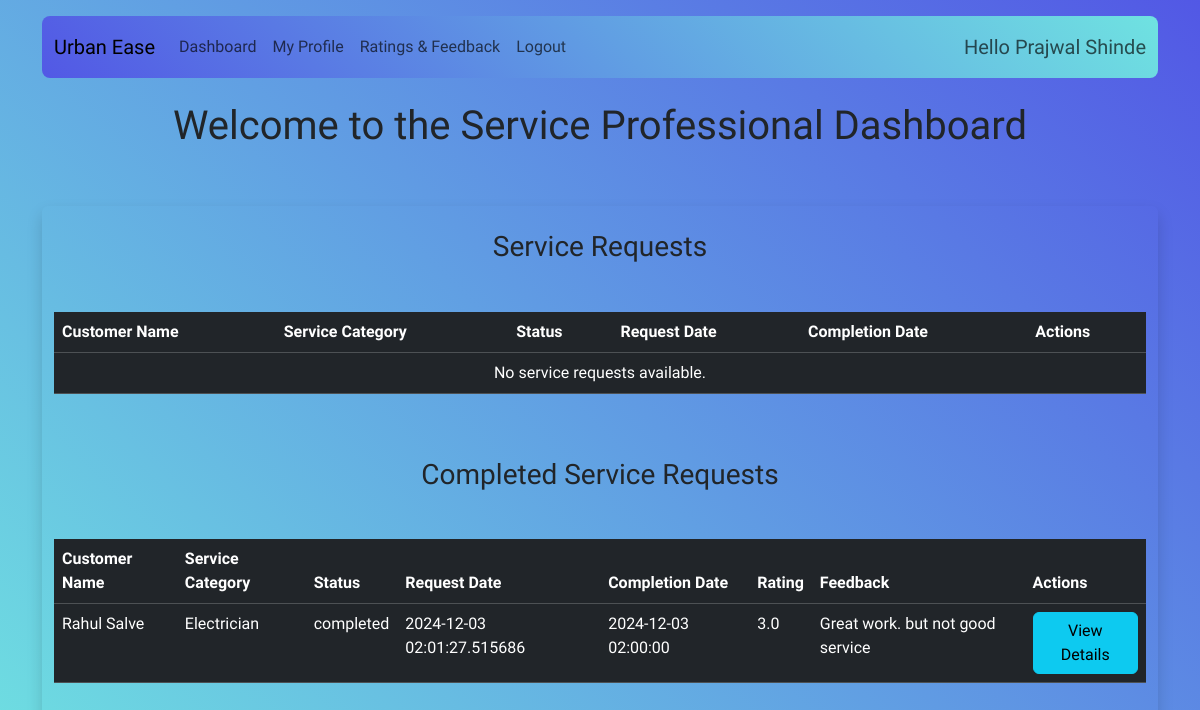
The page /service_professional_dashboard (signed in) on the database as committed earlier.
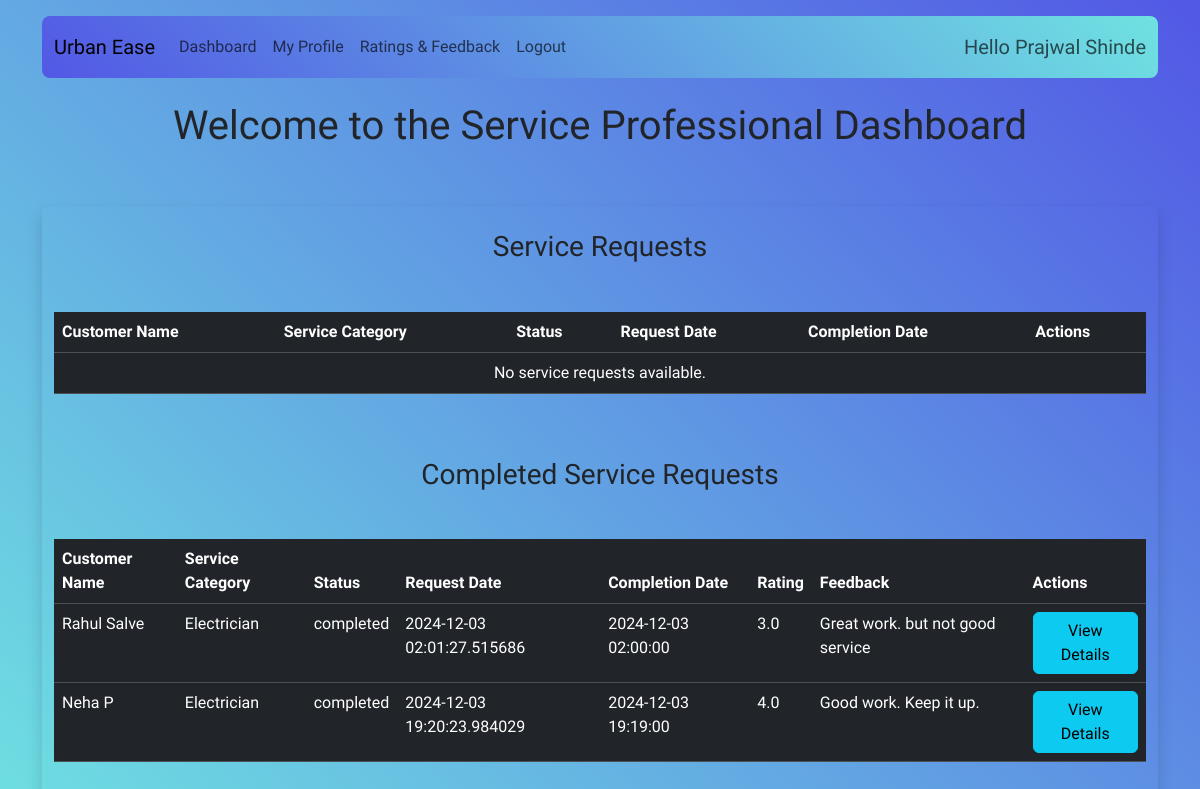
The same page on the database as committed later.
### application/model.py (models this page shows)
class ServiceRequest(db.Model):
    id = db.Column(db.Integer, primary_key=True)
    customer_id = db.Column(db.Integer, db.ForeignKey('customer.id'), nullable=False)
    service_professional_id = db.Column(db.Integer, db.ForeignKey('service_professional.id'), nullable=False)
    service_category_id = db.Column(db.Integer, db.ForeignKey('service_category.id', ondelete='SET NULL'), nullable=True)
    service_category = db.Column(db.String(80), nullable=False)
    date_request = db.Column(db.DateTime, nullable=False)
    date_completion = db.Column(db.DateTime, nullable=False)
    status = db.Column(db.String(80), nullable=False)  # ('completed', 'requested', 'denied', 'in_progress')
    rating = db.Column(db.Float, nullable=True)
    feedback = db.Column(db.String(400), nullable=True)

class Customer(db.Model):
    id = db.Column(db.Integer, primary_key=True)
    name = db.Column(db.String(80), nullable=False)
    phone = db.Column(db.String(80), nullable=False)
    city = db.Column(db.String(80), nullable=False)
    address = db.Column(db.String(200), nullable=False)
    status = db.Column(db.String(80), nullable=False)  # ('active', 'inactive')
    user_id = db.Column(db.Integer, db.ForeignKey('user.id'), nullable=False)
    service_requests = db.relationship('ServiceRequest', backref='customer', lazy=True)

class Review(db.Model):
    id = db.Column(db.Integer, primary_key=True)
    customer_id = db.Column(db.Integer, db.ForeignKey('customer.id'), nullable=False)
    service_professional_id = db.Column(db.Integer, db.ForeignKey('service_professional.id'), nullable=False)
    ServiceRequest_id = db.Column(db.Integer, db.ForeignKey('service_request.id'), nullable=False)
    rating = db.Column(db.Float, nullable=False)
    feedback = db.Column(db.String(400), nullable=True)
    date_review = db.Column(db.DateTime, nullable=False)

### application/routes.py (the view)
@app.route('/service_professional_dashboard')
@login_required
def service_professional_dashboard():
    user_id = session.get('user_id')
    current_datetime = datetime.now()
    current_date = current_datetime.date()
    if not user_id:
        flash("Please log in to view your dashboard.", "danger")
        return redirect(url_for('Login'))  # Redirect to login if not authenticated
    service_professional = ServiceProfessional.query.filter_by(user_id=user_id).first()
    if not service_professional:
        flash("Profile not found.", "danger")
        return redirect(url_for('Login'))  # Redirect if service professional is not found
    service_requests = ServiceRequest.query.filter_by(service_professional_id=service_professional.id).all()
    comsr= ServiceRequest.query.filter_by(service_professional_id=service_professional.id, status='completed').all()
    ids = [request.id for request in comsr]
    reviews = Review.query.filter(Review.ServiceRequest_id.in_(ids)).all()
    reviews_by_request_id = defaultdict(list)
    for review in reviews:
        reviews_by_request_id[review.ServiceRequest_id].append(review)
    return render_template('service_professional_dash.html', service_requests=service_requests, current_date=current_date, current_datetime=current_datetime, reviews_by_request_id=reviews_by_request_id)

### application/model.py (called while the page is built)
    @property
    def is_active(self):
        if self.role == 'customer':
            return self.customer_det.status == 'active'
        elif self.role == 'service_professional':
            return self.service_professional_det.status == 'approved'
        elif self.role == 'admin':
            return True
        return False  # For any other role, return False or handle accordingly

### application/routes.py (called while the page is built)
@login_manager.user_loader
def load_user(user_id):
    return User.query.get(int(user_id))

### templates/service_professional_dash.html (shortened to what the changed rows need)
{% extends 'base.html' %}
{% block content %}
<div class="container mb-5">
    <div class="row">
        <div class="col-md-12">
            <h1 class="text-center">Welcome to the Service Professional Dashboard</h1>
        </div>
    </div>
</div>
<div class="container my-5 p-4 rounded shadow">
    <div class="row pt-3" style="max-height:300px; overflow-y: auto;">
        <table class="table table-dark table-hover mt-4">
            <thead>
                <tr>
                    <th>Customer Name</th>
                    <th>Service Category</th>
                    <th>Status</th>
                    <th>Request Date</th>
                    <th>Completion Date</th>
                    <th>Actions</th>
                </tr>
            </thead>
        </table>
    </div>
<div class="row pt-3" style="max-height:300px; overflow-y: auto;">
    <table class="table table-dark table-hover mt-4">
        <thead>
            <tr>
                <th>Customer Name</th>
                <th>Service Category</th>
                <th>Status</th>
                <th>Request Date</th>
                <th>Completion Date</th>
                <th>Rating</th>
                <th>Feedback</th>
                <th>Actions</th>
            </tr>
        </thead>
        <tbody>
            {% for request in service_requests if request.status == 'completed' %}
            <tr>
                <td>{{ request.customer.name }}</td>
                <td>{{ request.service_category }}</td>
                <td>{{ request.status }}</td>
                <td>{{ request.date_request }}</td>
                <td>{{ request.date_completion }}</td>
                <td>
                    {% set reviews = reviews_by_request_id.get(request.id, []) %}
                    {% if reviews %}
                        {% for review in reviews %}
                            {{ review.rating }}<br>
                        {% endfor %}
                    {% else %}
                        No reviews
                    {% endif %}
                </td>
                <td>
                    {% set reviews = reviews_by_request_id.get(request.id, []) %}
                    {% if reviews %}
                        {% for review in reviews %}
                            {{ review.feedback }}<br>
                        {% endfor %}
                    {% else %}
                        No reviews
                    {% endif %}
                </td>
                <td>
                    <button type="button" class="btn btn-info" data-bs-toggle="modal"
                        data-bs-target="#serviceRequestModal{{ request.id }}">
                        View Details
                    </button>
                </td>
            </tr>
            {% else %}
            <tr>
                <td colspan="7" class="text-center">No service requests available.</td>
            </tr>
            {% endfor %}
        </tbody>
    </table>
</div>
</div>
{% endblock %}

Rows that differ between the two databases and show on the page:
added ServiceRequest: customer.name "Neha P", service_category "Electrician", status "completed", date_request "2024-12-03 19:20:23.984029", date_completion "2024-12-03 19:19:00"
added Review: rating "4.0", feedback "Good work. Keep it up."
